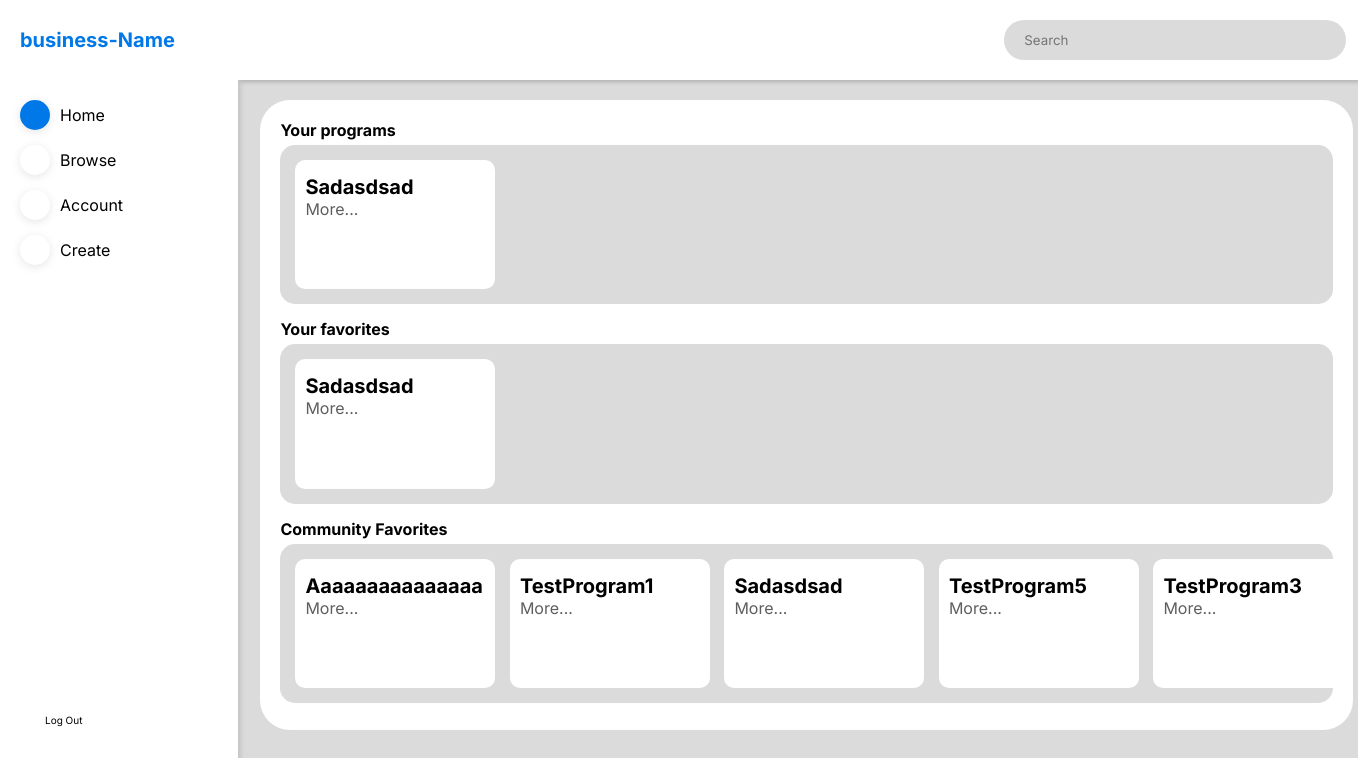
The app's page /dashboard (signed in) with its own data.
### website/models.py (models this page shows)
class Program(db.Model):
    id = db.Column(db.Integer, primary_key=True)
    name = db.Column(db.String(150), nullable=False)
    user_id = db.Column(db.Integer, db.ForeignKey('user.id'), nullable=False)
    description = db.Column(db.String(3000))
    exercises = db.relationship(
        'Exercise', secondary=ExerciseProgram, backref='exercises')
    favorited = db.relationship(
        'User', secondary=FavoriteProgram, backref=db.backref('favirouted'),  lazy='dynamic')

### website/dashboard.py (the view)
@dashboard.route("/dashboard")
def home():
    if 'user' in session:
        user = db.session.query(User).filter(
            User.username == session['user']).first()
        if not user:
            abort(404)
        programscreated = db.session.query(Program.id, Program.name).filter(
            (Program.user_id == int(user.id))).all()
        UserFavorites = user.favorites.all()
        mostfavorites = db.session.query(
            FavoriteProgram.columns.program_id.label('id'), Program.name).join(Program).group_by(FavoriteProgram.columns.program_id).order_by(desc(func.count(FavoriteProgram.columns.program_id))).limit(5).all()
        return render_template('dashboard.html', user=user, programscreated=programscreated, UserFavorites=UserFavorites, mostfavorites=mostfavorites)
    else:
        return redirect((url_for('auth.signin')))

### website/templates/dashboard.html
{% extends 'dashboard_template.html' %}
{% block content %}
<div class="dashboard-body-element dashboard-body-first dashboard-dashboard-programs">
    <p class="dashboard-dashboard-programs-header">Your programs</p>
    <div class="dashboard-dashboard-programs-list">
        {% for program in programscreated%}
        <div class="dashboard-dashboard-programs-list-card">
            <p>{{program.name}}</p>
            <a onclick="location.href = '/program/{{program.id}}'">more...</a>
        </div>
        {% endfor %}
    </div>
    <p class="dashboard-dashboard-programs-header">Your favorites</p>
    <div class="dashboard-dashboard-programs-list">
        {% for program in UserFavorites%}
        <div class="dashboard-dashboard-programs-list-card">
            <p>{{program.name}}</p>
            <a onclick="location.href = '/program/{{program.id}}'">more...</a>
        </div>
        {% endfor %}
    </div>
    <p class="dashboard-dashboard-programs-header">Community Favorites</p>
    <div class="dashboard-dashboard-programs-list">
        {% for program in mostfavorites%}
        <div class="dashboard-dashboard-programs-list-card">
            <p>{{program.name}}</p>
            <a onclick="location.href = '/program/{{program.id}}'">more...</a>
        </div>
        {% endfor %}
    </div>
</div>
{% endblock %}

### website/static/styles.css (style rules this page uses)
* { padding: 0; margin: 0; box-sizing: border-box; font-family: "Inter", "Poppins"; }
:root { --main-color: #0078e7; --secondary-color: #dbdbdb; --background-colour: #ffffff; --text-color-1: #000000; --text-color-2: #5e5e5e; --text-color-3: #ffffff; }
html { scroll-behavior: smooth; }
.dashboard-body-first { margin-top: 40px; }
.dashboard-body-element { width: 96%; margin-left: auto; margin-right: auto; background-color: var(--background-colour); padding: 20px; border-radius: 30px; }
.dashboard-dashboard-programs { margin-top: 20px; height: 60%; min-height: 400px; }
.dashboard-dashboard-programs-header { font-weight: bold; margin-bottom: 5px; }
.dashboard-dashboard-programs-list { background-color: var(--secondary-color); padding: 15px; border-radius: 15px; height: 27%; margin-bottom: 15px; overflow-x: auto; white-space: nowrap; }
.dashboard-dashboard-programs-list-card { display: inline-block; height: 100%; width: 200px; margin-right: 10px; background-color: var(--background-colour); padding: 10px; border-radius: 10px; text-transform: capitalize; position: relative; }
.dashboard-dashboard-programs-list-card p:first-child { font-weight: bold; font-size: 20px; max-width: 200px; }
.dashboard-dashboard-programs-list-card p { margin-top: 5px; }
.dashboard-dashboard-programs-list-card a { color: var(--text-color-2); }
.dashboard-dashboard-programs { height: 90%; min-height: 600px; margin-top: 20px; }

### records on screen
Program: name "Sadasdsad"
Program: name "Aaaaaaaaaaaaaaa"
Program: name "TestProgram1"
Program: name "TestProgram5"
Program: name "TestProgram3"

### other values on screen
{{ program.name }} "Sadasdsad"
